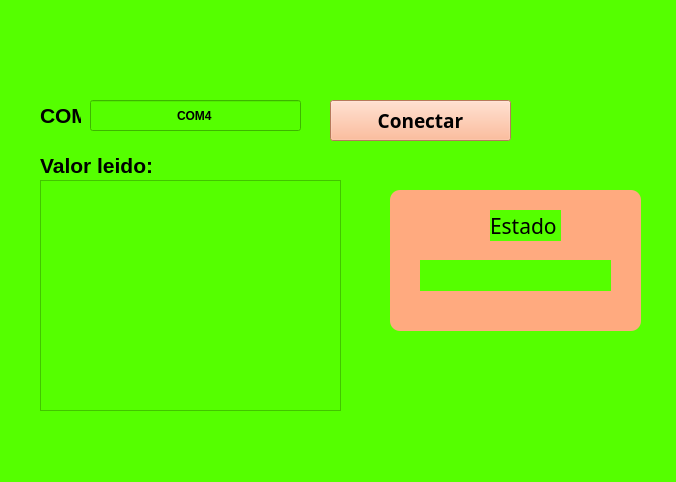
<?xml version="1.0" encoding="UTF-8"?>
<ui version="4.0">
 <class>MainWindow</class>
 <widget class="QMainWindow" name="MainWindow">
  <property name="geometry">
   <rect>
    <x>0</x>
    <y>0</y>
    <width>676</width>
    <height>482</height>
   </rect>
  </property>
  <property name="windowTitle">
   <string>MainWindow</string>
  </property>
  <property name="styleSheet">
   <string notr="true">background-color: rgb(85, 255, 0);</string>
  </property>
  <widget class="QWidget" name="centralwidget">
   <widget class="QLabel" name="label">
    <property name="geometry">
     <rect>
      <x>20</x>
      <y>10</y>
      <width>121</width>
      <height>71</height>
     </rect>
    </property>
    <property name="text">
     <string/>
    </property>
    <property name="pixmap">
     <pixmap resource="../../recursos.qrc">:/Logos/Imagenes/logo uat.jpg</pixmap>
    </property>
    <property name="scaledContents">
     <bool>true</bool>
    </property>
   </widget>
   <widget class="QLabel" name="label_4">
    <property name="geometry">
     <rect>
      <x>550</x>
      <y>30</y>
      <width>111</width>
      <height>71</height>
     </rect>
    </property>
    <property name="text">
     <string/>
    </property>
    <property name="pixmap">
     <pixmap resource="../../recursos.qrc">:/Logos/Imagenes/logo fians.jpg</pixmap>
    </property>
    <property name="scaledContents">
     <bool>true</bool>
    </property>
   </widget>
   <widget class="QLabel" name="label_5">
    <property name="geometry">
     <rect>
      <x>550</x>
      <y>380</y>
      <width>111</width>
      <height>71</height>
     </rect>
    </property>
    <property name="text">
     <string/>
    </property>
    <property name="pixmap">
     <pixmap resource="../../recursos.qrc">:/Logos/Imagenes/equipo.jpeg</pixmap>
    </property>
    <property name="scaledContents">
     <bool>true</bool>
    </property>
   </widget>
   <widget class="QLineEdit" name="txt_com">
    <property name="geometry">
     <rect>
      <x>90</x>
      <y>100</y>
      <width>211</width>
      <height>31</height>
     </rect>
    </property>
    <property name="font">
     <font>
      <weight>75</weight>
      <bold>true</bold>
     </font>
    </property>
    <property name="text">
     <string>COM4</string>
    </property>
    <property name="alignment">
     <set>Qt::AlignCenter</set>
    </property>
   </widget>
   <widget class="QLabel" name="label_2">
    <property name="geometry">
     <rect>
      <x>40</x>
      <y>100</y>
      <width>41</width>
      <height>31</height>
     </rect>
    </property>
    <property name="font">
     <font>
      <pointsize>16</pointsize>
      <weight>75</weight>
      <bold>true</bold>
     </font>
    </property>
    <property name="text">
     <string>COM</string>
    </property>
   </widget>
   <widget class="QPushButton" name="btn_accion">
    <property name="geometry">
     <rect>
      <x>330</x>
      <y>100</y>
      <width>181</width>
      <height>41</height>
     </rect>
    </property>
    <property name="font">
     <font>
      <family>Papyrus</family>
      <pointsize>14</pointsize>
      <weight>75</weight>
      <bold>true</bold>
     </font>
    </property>
    <property name="styleSheet">
     <string notr="true">
background-color: rgb(255, 170, 127);</string>
    </property>
    <property name="text">
     <string>Conectar</string>
    </property>
   </widget>
   <widget class="QLabel" name="label_3">
    <property name="geometry">
     <rect>
      <x>490</x>
      <y>210</y>
      <width>71</width>
      <height>31</height>
     </rect>
    </property>
    <property name="font">
     <font>
      <family>Poor Richard</family>
      <pointsize>16</pointsize>
      <weight>50</weight>
      <bold>false</bold>
     </font>
    </property>
    <property name="text">
     <string>Estado </string>
    </property>
   </widget>
   <widget class="QLabel" name="txt_estado">
    <property name="geometry">
     <rect>
      <x>420</x>
      <y>260</y>
      <width>191</width>
      <height>31</height>
     </rect>
    </property>
    <property name="font">
     <font>
      <family>Poor Richard</family>
      <pointsize>12</pointsize>
      <weight>50</weight>
      <bold>false</bold>
     </font>
    </property>
    <property name="text">
     <string/>
    </property>
   </widget>
   <widget class="QLabel" name="label_6">
    <property name="geometry">
     <rect>
      <x>40</x>
      <y>150</y>
      <width>261</width>
      <height>31</height>
     </rect>
    </property>
    <property name="font">
     <font>
      <pointsize>16</pointsize>
      <weight>75</weight>
      <bold>true</bold>
     </font>
    </property>
    <property name="text">
     <string>Valor leido:</string>
    </property>
   </widget>
   <widget class="QLabel" name="label_7">
    <property name="geometry">
     <rect>
      <x>390</x>
      <y>190</y>
      <width>251</width>
      <height>141</height>
     </rect>
    </property>
    <property name="styleSheet">
     <string notr="true">background-color: rgb(255, 170, 127);
border-radius: 10px;</string>
    </property>
    <property name="text">
     <string/>
    </property>
   </widget>
   <widget class="QListWidget" name="datos">
    <property name="geometry">
     <rect>
      <x>40</x>
      <y>180</y>
      <width>301</width>
      <height>231</height>
     </rect>
    </property>
    <property name="font">
     <font>
      <family>Poor Richard</family>
      <pointsize>12</pointsize>
     </font>
    </property>
   </widget>
   <zorder>label_7</zorder>
   <zorder>label</zorder>
   <zorder>label_4</zorder>
   <zorder>label_5</zorder>
   <zorder>txt_com</zorder>
   <zorder>label_2</zorder>
   <zorder>btn_accion</zorder>
   <zorder>label_3</zorder>
   <zorder>txt_estado</zorder>
   <zorder>label_6</zorder>
   <zorder>datos</zorder>
  </widget>
  <widget class="QMenuBar" name="menubar">
   <property name="geometry">
    <rect>
     <x>0</x>
     <y>0</y>
     <width>676</width>
     <height>18</height>
    </rect>
   </property>
  </widget>
  <widget class="QStatusBar" name="statusbar"/>
 </widget>
 <resources>
  <include location="../../recursos.qrc"/>
 </resources>
 <connections/>
</ui>
